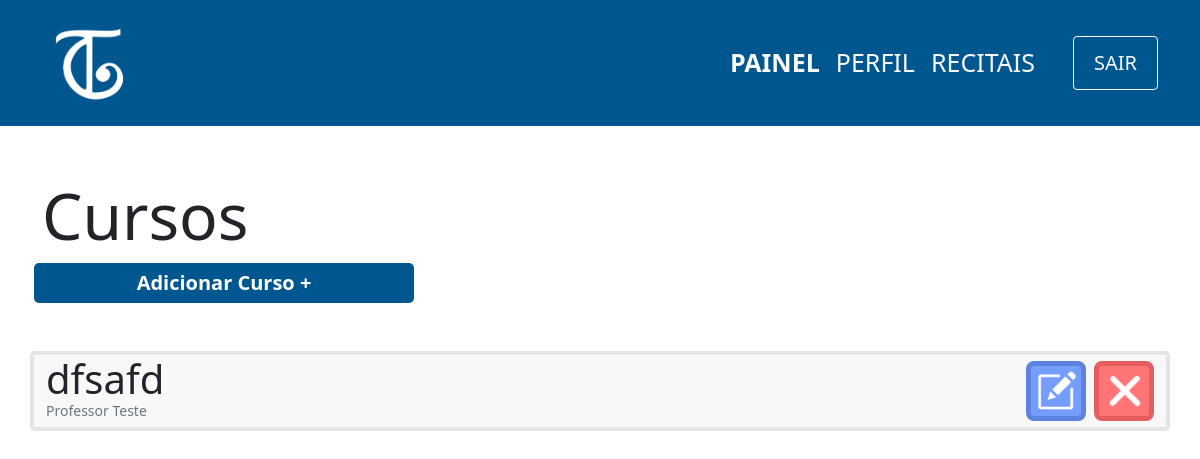
The page /view/curso/index.php (signed in) on the database as committed earlier.
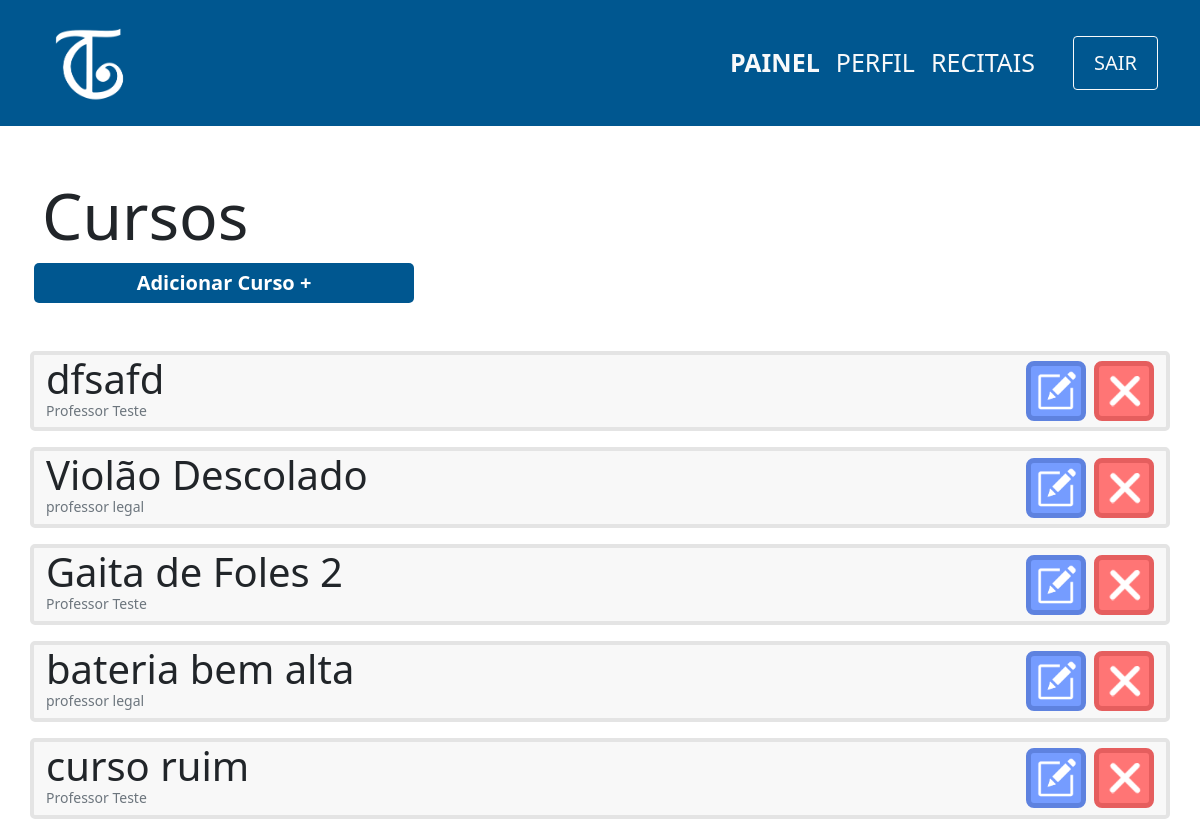
The same page on the database as committed later.
### tables this page shows
CREATE TABLE curso(
                id INTEGER PRIMARY KEY,
                nome varchar(100) not null,
                id_professor integer not null,
                FOREIGN KEY (id) references professor(id_professor) ON DELETE CASCADE
            );

CREATE TABLE professor(
                id INTEGER PRIMARY KEY ,
                cpf varchar(11) not null,
                nome varchar(100) not null,
                senha varchar(100) not null,
                email varchar(100) not null,
                contrato varchar(150)
            );

### controller/curso/index.php (called while the page is built)
<?php
    require '../../db/connection.php';
    try {
        $sql=$db->prepare('SELECT curso.nome,curso.id,professor.nome as nomeProfessor FROM CURSO join PROFESSOR on CURSO.id_professor = PROFESSOR.id');
        $sql->execute();
        $cursos=$sql->fetchAll(PDO::FETCH_ASSOC);
    } catch (PDOException $e) {
        echo 'Erro ao executar comando no banco de dados: ' . $e->getMessage();
        exit();
    }
?>

### view/curso/index.php (the view, shortened to what this page needs)
<?php
    include '../../layouts/navbar.php';
    include '../../controller/curso/index.php';
?>
<div class="container">
    <div class="row mt-5">
        <h1 class="mt-1 display-3">Cursos</h1>
        <span class="btn-principal col-md-4 col-sm-12 mx-1 text-center mb-5" onclick="location.href='cadastro.php'">
            <a href="cadastro.php">Adicionar Curso +</a>
        </span>
        <?php
        foreach($cursos as $curso){
            echo'
            <div class="col-12 card d-flex flex-row mb-3 justify-content-between">
                <div class="d-flex flex-column" id="'.$curso['id'].'">
                    <p class="m-0 display-6">'.$curso['nome'].'</p>
                    <p class="m-0 text-muted display-3 mb-2" style="font-size:14px">'.$curso['nomeProfessor'].'</p>
                </div>
                <div class="d-flex align-items-center">
                    <button onclick="location.href=\'edit.php?id='.$curso['id'].'\';" class="btn-editar mx-2">
                        <img src="../../images/edit-icon.png" width=40px>
                    </button>
                    <button onclick="location.href=\'../../controller/curso/delete.php?id='.$curso['id'].'\';" class="btn-remover">
                        <img src="../../images/delete-icon.png" width=40px>
                    </button>
                </div>
            </div>';
            }
        ?>
    </div>
</div>

### layouts/header.php (shortened to what this page needs)
<?php
    echo'   <!doctype html>
    <html lang="pt-br">
      <head>
        <meta charset="utf-8">
        <meta name="viewport" content="width=device-width, initial-scale=1">
        <link href="https://cdn.jsdelivr.net/npm/bootstrap@5.1.3/dist/css/bootstrap.min.css" rel="stylesheet">
        <script src="https://cdn.jsdelivr.net/npm/bootstrap@5.1.3/dist/js/bootstrap.bundle.min.js"></script>
        <link href="http://fonts.googleapis.com/css?family=Roboto" rel="stylesheet" type="text/css">
        <link href="../../css/style.css" rel="stylesheet" type="text/css">
        <title>Toque Cultural</title>
    </head>
    <style>
        .azul-cultural{
            background-color: #005790;
        }
        .nav-link{
            font-size: 25px;
            font-weight: 300;
        }
        .nav-link:hover{
            text-decoration: underline;
            background-color: #004a7c;
        }
        .active{
            font-weight: 600 !important;
        }
    </style>
    <body>';
?>

### layouts/navbar.php (shortened to what this page needs)
<?php
    include 'header.php';
    echo('
    <nav class="navbar navbar-expand-lg navbar-light azul-cultural">
        <div class="container d-flex flex-md-row flex-sm-column">
            <a class="navbar-brand" href="#"><img src="../../images/logo-2-branco.png" width="100px"></a>
            <div class="justify-content-md-right justify-content-sm-center">
                <button class="navbar-toggler text-white" type="btn-secundario" data-bs-toggle="collapse" data-bs-target="#navbarSupportedContent" aria-controls="navbarSupportedContent" aria-expanded="false" aria-label="Toggle navigation">
                    <span class="navbar-toggler-icon"></span>
                </button>
                <div class="collapse navbar-collapse align-right" id="navbarSupportedContent">
                    <ul class="navbar-nav mr-auto mt-2 mt-lg-0">');
                    if($_SESSION['Acesso']=='adm'){
                        echo('
                        <li class="nav-item">
                            <a class="nav-link text-light" href="../adm/painel.php" id="nav-painel">PAINEL</a>
                        </li>
                        ');
                    }
                    echo('
                        <li class="nav-item">
                            <a class="nav-link text-light" href="../../rotas/perfil.php" id="nav-perfil">PERFIL</a>
                        </li>
                        <li class="nav-item" style="margin-right: 30px;">
                            <a class="nav-link text-light" href="#" id="nav-recitais">RECITAIS</a>
                        </li>
                        <form action="../../controller/login/logout.php" method="POST">
                            <input type="submit" class="btn btn-outline-light mt-auto " style="font-size: 20px; height: 100%; padding: 0px 20px;" value="SAIR">
                        </form>
                    </ul>
                </div>
            </div>
        </div>
      </nav>
      ');
?>

### css/style.css (style rules this page uses)
a { text-decoration: none; color:white; }
.btn-principal { background-color: #005790; color:white; padding: 5px 25px; font-weight: 600; font-size:20px; border:none; border-radius:5px; cursor: pointer; text-decoration: none; }
.card { background-color:#F8F8F8; border: 4px solid #E4E4E4; border-radius: 5px; }
.btn-editar { background-color:#759CFF; border: 5px solid #5E82DF; color:white; border-radius:8px; width:60px; height:60px; cursor: pointer; }
.btn-remover { background-color:#FF7575; border: 5px solid #E55E5E; color:white; border-radius:8px; width:60px; height:60px; cursor: pointer; }

### layouts/header.php (style rules this page uses)
.azul-cultural { background-color: #005790; }
.nav-link { font-size: 25px; font-weight: 300; }
.active { font-weight: 600 !important; }

Rows that differ between the two databases and show on the page:
added curso: nome "Violão Descolado", id.nome "professor legal"
added curso: nome "Gaita de Foles 2", id_professor.nome "Professor Teste"
added curso: nome "bateria bem alta", id_professor.nome "professor legal"
added curso: nome "curso ruim", id_professor.nome "Professor Teste"
